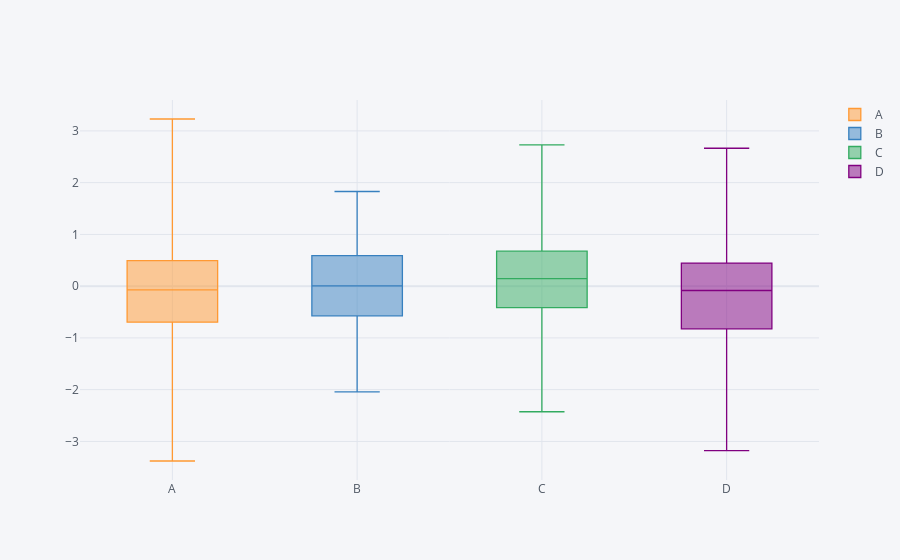

Write notebook code for a chart like this one.
### Markdown cell above
`Basta clicar no item da legenda a direita para habilitar ou desabilitar o dado da coluna`

### Code cell
df.iplot(kind='box')
